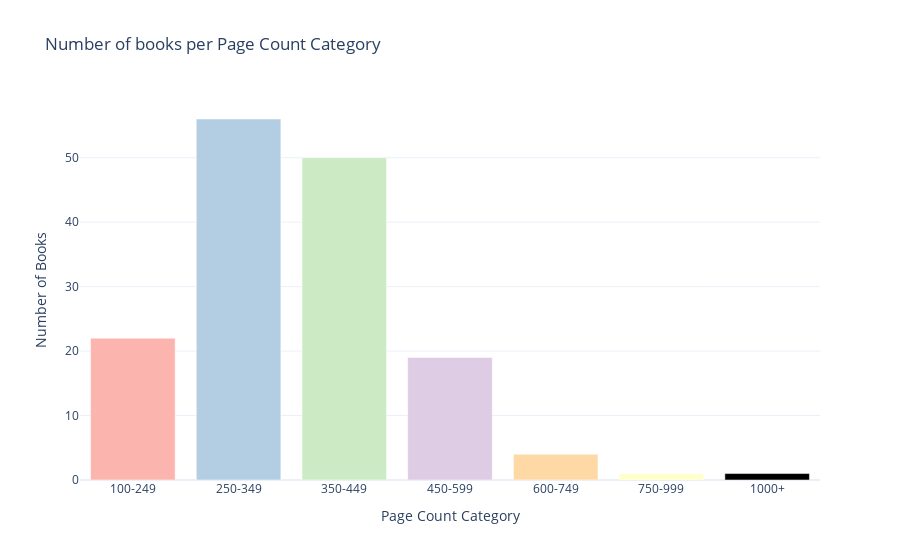

The cell this chart's notebook holds for it:
### Markdown cell above
# Number of pages and read count

Visualising the most read page count of books

### Code cell
from apps.viz import visualize_page_categories

# Assuming you have a DataFrame 'myreads' with 'Page_Cat' column

visualize_page_categories(myreads, 'Page_Cat')

### Figure 1 — Plotly figure (JSON) as saved in the notebook; plotly's stock layout.template omitted (floating-point values rounded to 4 significant figures)
{"data": [{"marker": {"color": ["rgb(251,180,174)", "rgb(179,205,227)", "rgb(204,235,197)", "rgb(222,203,228)", "rgb(254,217,166)", "rgb(255,255,204)"]}, "type": "bar", "x": ["100-249", "250-349", "350-449", "450-599", "600-749", "750-999", "1000+"], "y": [22, 56, 50, 19, 4, 1, 1]}], "layout": {"title": {"text": "Number of books per Page Count Category"}, "xaxis": {"title": {"text": "Page Count Category"}}, "yaxis": {"title": {"text": "Number of Books"}}}}
